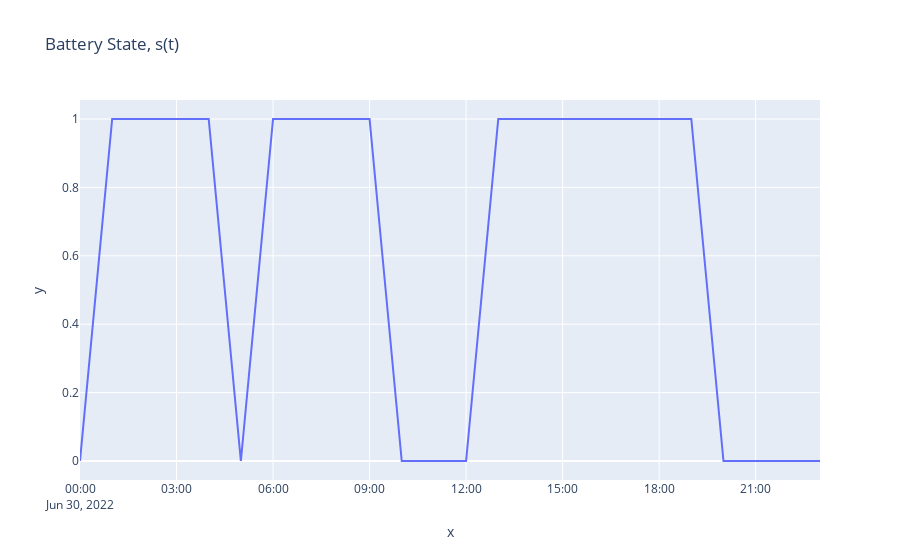

Notebook code for this chart:
### Code cell
px.line(x = df_24H.index,
        y=state_of_charge.value,
        title="Battery State, s(t)")

### Figure 1 — Plotly figure (JSON) as saved in the notebook; plotly's stock layout.template omitted (floating-point values rounded to 4 significant figures)
{"data": [{"hovertemplate": "x=%{x}<br>y=%{y}<extra></extra>", "legendgroup": "", "line": {"color": "#636efa", "dash": "solid"}, "marker": {"symbol": "circle"}, "mode": "lines", "name": "", "orientation": "v", "showlegend": false, "type": "scatter", "x": ["2022-06-30 00:00:00", "2022-06-30 01:00:00", "2022-06-30 02:00:00", "2022-06-30 03:00:00", "2022-06-30 04:00:00", "2022-06-30 05:00:00", "2022-06-30 06:00:00", "2022-06-30 07:00:00", "2022-06-30 08:00:00", "2022-06-30 09:00:00", "2022-06-30 10:00:00", "2022-06-30 11:00:00", "2022-06-30 12:00:00", "2022-06-30 13:00:00", "2022-06-30 14:00:00", "2022-06-30 15:00:00", "2022-06-30 16:00:00", "2022-06-30 17:00:00", "2022-06-30 18:00:00", "2022-06-30 19:00:00", "2022-06-30 20:00:00", "2022-06-30 21:00:00", "2022-06-30 22:00:00", "2022-06-30 23:00:00"], "xaxis": "x", "y": [9.729e-15, 1.0, 1.0, 1.0, 1.0, 7.286e-09, 1.0, 1.0, 1.0, 1.0, 3.233e-10, 3.009e-10, 1.223e-09, 1.0, 1.0, 1.0, 1.0, 1.0, 1.0, 1.0, 8.347e-10, 3.878e-09, 4.06e-10, -8.981e-11], "yaxis": "y"}], "layout": {"legend": {"tracegroupgap": 0}, "title": {"text": "Battery State, s(t)"}, "xaxis": {"anchor": "y", "domain": [0, 1], "title": {"text": "x"}}, "yaxis": {"anchor": "x", "domain": [0, 1], "title": {"text": "y"}}}}
